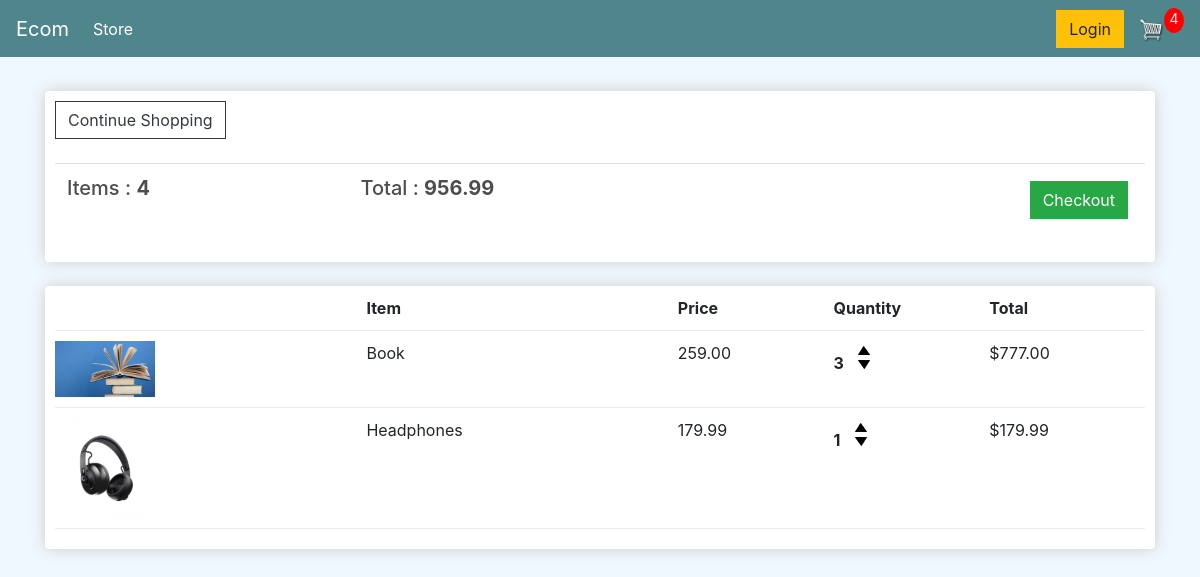
The app's page /cart/ (signed in) with its own data.
### store/models.py (models this page shows, shortened)
class Order(models.Model):
    customer = models.ForeignKey(Customer, on_delete=models.SET_NULL, blank=True, null=True)
    date_ordered = models.DateTimeField(auto_now_add=True)
    complete = models.BooleanField(default=False, null=True, blank=False)
    transaction_id = models.CharField(max_length=200, null=True)
    def get_cart_total(self):
        orderitems = self.orderitem_set.all()
        total = sum([item.get_total for item in orderitems])
        return total
    def get_cart_items(self):
        orderitems = self.orderitem_set.all()
        total = sum([item.quantity for item in orderitems])
        return total

class OrderItem(models.Model):
    product = models.ForeignKey(Product, on_delete=models.SET_NULL, blank=True, null=True)
    order = models.ForeignKey(Order, on_delete=models.SET_NULL, blank=True, null=True)
    quantity = models.IntegerField(default=0, null=True, blank=True)
    date_added = models.DateTimeField(auto_now_add=True)
    @property
    def get_total(self):
        total = self.product.price * self.quantity
        return total

class Product(models.Model):
    name = models.CharField(max_length=200, null=True)
    price = models.DecimalField(max_digits=7, decimal_places=2)
    digital = models.BooleanField(default=False, null=True, blank=False)
    image = models.ImageField(null=True, blank=True)
    @property
    def imageURL(self):
        try:
            url = self.image.url
        except:
            url = ''
        return url

### store/views.py (the view)
# urls.py: path('cart/', views.cart, name='cart'),
def cart(request):
    data = cartData(request)
    cartItems = data['cartItems']
    order = data['order']
    items = data['items']
    context = {'items': items, 'order' : order, 'cartItems': cartItems}
    return render(request, 'store/cart.html', context)

### store/utils.py (called while the page is built)
def cartData(request):
    if request.user.is_authenticated:
        customer = request.user.customer
        order, created = Order.objects.get_or_create(customer=customer, complete=False)
        items = order.orderitem_set.all()
        cartItems = order.get_cart_items
    else:
        cookieData = cookieCart(request)
        cartItems = cookieData['cartItems']
        order = cookieData['order']
        items = cookieData['items']
    return {'cartItems': cartItems, 'order': order, 'items': items}

### store/Templates/Store/Cart.html
{% extends 'store/Main.html' %}
{% load static %}
{% block content %}
<div class="row">
    <div class="col-lg-12">
        <div class="box-element">
            <a class="btn btn-outline-dark" href="{% url 'store' %}" &#x2190> Continue Shopping</a>
            <br>
            <br>
            <table class="table">
                <tr>
                    <th><h5>Items : <strong>{{order.get_cart_items}}</strong></h5></th>
                    <th><h5>Total : <strong>{{order.get_cart_total}}</strong></h5></th>
                    <th>
                        <a style="float:right; margin:5px;" class="btn btn-success" href="{% url 'checkout' %}">Checkout
                        </a>
                    </th>
                </tr>
            </table>
        </div>
        <br>
        <div class="box-element">
            <div class="cart-row">
                <div style="flex:2"></div>
                <div style="flex:2"><strong>Item</strong></div>
                <div style="flex:1"><strong>Price</strong></div>
                <div style="flex:1"><strong>Quantity</strong></div>
                <div style="flex:1"><strong>Total</strong></div>
            </div>
            {% for item in items %}
            <div class="cart-row">
                <div style="flex:2"><img class="row-image" src="{{item.product.imageURL}}"></div>
                <div style="flex:2"><p>{{item.product.name}}</p></div>
                <div style="flex:1"><p>{{item.product.price|floatformat:2}}</p></div>
                <div style="flex:1">
                    <p class="quantity">{{item.quantity}}</p>
                    <div class="quantity">
                        <img data-product="{{item.product.id}}" data-action="add" class="chg-quantity update-cart" src="{% static  'images/arrow-up.png' %}">
                        <img data-product="{{item.product.id}}" data-action="remove" class="chg-quantity update-cart" src="{% static  'images/arrow-down.png' %}">
                    </div>
                </div>
                <div style="flex:1"><p>${{item.get_total}}</p></div>
            </div>
            {% endfor %}
        </div>
    </div>
</div>
{% endblock content %}

### store/Templates/Store/Main.html (shortened to what this page needs)
<!DOCTYPE html>
{% load static %}
<head>
    <link rel="stylesheet" href="https://stackpath.bootstrapcdn.com/bootstrap/4.5.2/css/bootstrap.min.css"
>
    <link rel="stylesheet" type="text/css" href="{% static 'css/main.css' %}">
</head>
<body>
<nav class="navbar navbar-expand-lg navbar-dark bg-dark">
  <a class="navbar-brand" href="{% url 'store'%}">Ecom</a>
  <div class="collapse navbar-collapse" id="navbarSupportedContent">
    <ul class="navbar-nav mr-auto">
      <li class="nav-item active">
        <a class="nav-link" href="{% url 'store' %}">Store <span class="sr-only">(current)</span></a>
      </li>
    </ul>
          <div class="form-inline my-2 my-lg-0">
            <a href="#" class="btn btn-warning">Login</a>
              <a href="{% url 'cart' %}">
            <img  id="cart-icon" src="{% static 'images/cart.png' %}">
        </a>
            <p id="cart-total">{{cartItems}}</p>
        </div>
  </div>
</nav>
<div class="container">
    <br>
    {% block content %}
    {% endblock content %}
</div>
</body>
</html>

### Static/css/main.css (style rules this page uses)
body { background-color: #f0f8ff!important; }
h1,h2,h3,h4,h5,h6 { color:hsl(0, 0%, 30%); }
.box-element { box-shadow:hsl(0, 0%, 80%) 0 0 16px; background-color: #fff; border-radius: 4px; padding: 10px; }
.bg-dark { background-color: #4f868c!important; }
#cart-icon { width:25px; display: inline-block; margin-left: 15px; }
#cart-total { display: block; text-align: center; color:#fff; background-color: red; width: 20px; height: 25px; border-radius: 50%; font-size: 14px; }
.col-lg-4, .col-lg-6, .col-lg-8, .col-lg-12 { margin-top: 10px; }
.btn { border-radius: 0; }
.row-image { width: 100px; }
.cart-row { display: flex; align-items: flex-stretch; padding-bottom: 10px; margin-bottom: 10px; border-bottom: 1px solid #ececec; }
.quantity { display: inline-block; font-weight: 700; padding-right:10px; }
.chg-quantity { width: 12px; cursor: pointer; display: block; margin-top: 5px; transition:.1s; }

### records on screen
Order: id.quantity "4", get_cart_items "4", get_cart_total "956.99"
OrderItem: product.imageURL (picture), product.name "Book", product.price "259.00", quantity "3", get_total "777.00"
OrderItem: product.imageURL (picture), product.name "Headphones", product.price "179.99", quantity "1", get_total "179.99"
